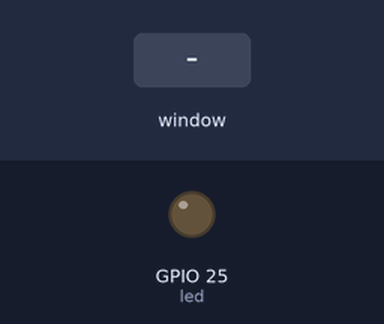
The program below on a simulated Raspberry Pi (BCM pin numbers). Parts: output pins drawn as LEDs (lit = HIGH). Inputs (shaded band) come from the test bench. The desktop window is not drawn, its controls go by their first labels and the mouse button is held 0.15 s.

Above: at 1.2 s.
1.3 s: control labelled "On" in the window clicked
At 2.3 s:
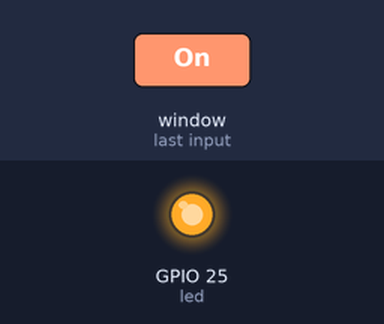
2.8 s: control labelled "Off" in the window clicked
At 3.4 s:
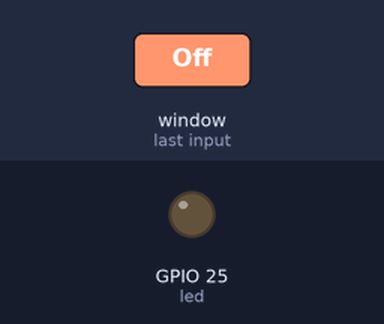
Timing chart, 0 to 5.8 s (numbered marks = the images above; inputs shaded):
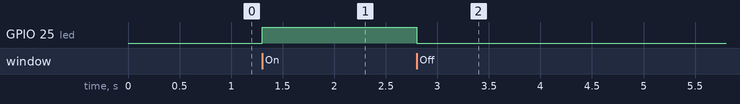

The program:

oef_6-1_knop_on_off.py
```python
from tkinter import *
import RPi.GPIO as GPIO


window = Tk()
window.geometry("250x50")
window.title ("Led on/off")

led=25

GPIO.setwarnings(False)
GPIO.setmode(GPIO.BCM)
GPIO.setup(led, GPIO.OUT)

def led_on():
    GPIO.output(led, GPIO.HIGH)

def led_off():
    GPIO.output(led, GPIO.LOW)


btn_on = Button(window, text="On", command=led_on)
btn_on.place(x=10, y=10)

btn_off = Button(window, text="Off", command=led_off)
btn_off.place(x=100, y=10)

window.mainloop()
```

Measured:
- after the input at 1.3 s, GPIO 25 (led): LOW → HIGH at once
- after the input at 2.8 s, GPIO 25 (led): HIGH → LOW at once
